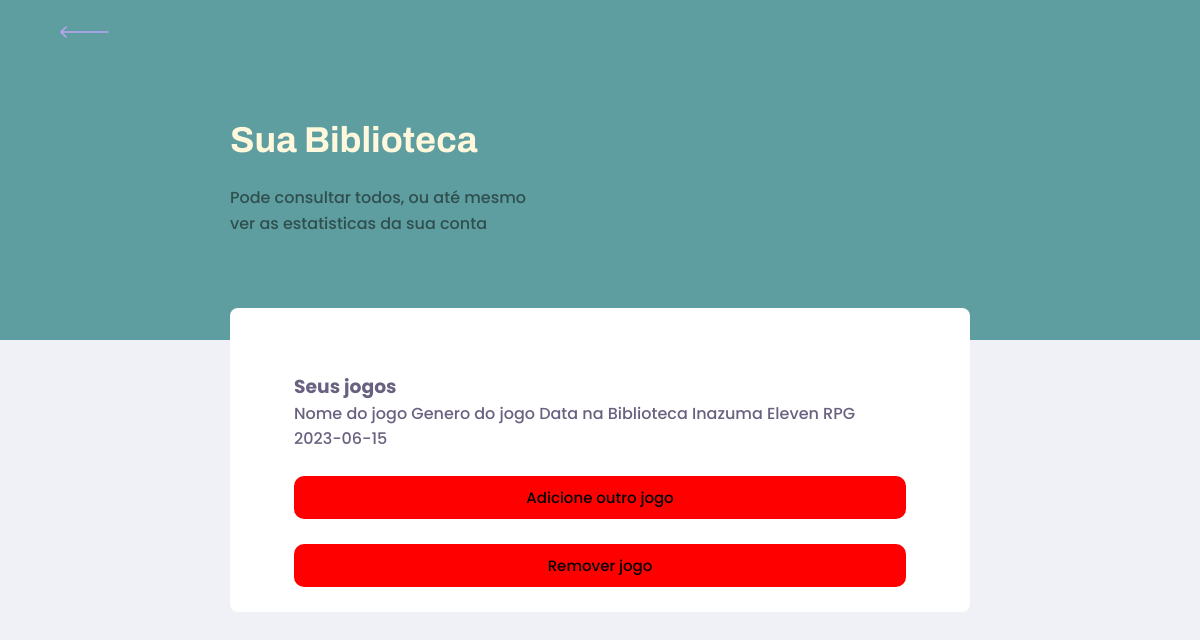
Page /gameslibrary on the committed database.
### tables this page shows
CREATE TABLE jogosdb (id INTEGER PRIMARY KEY, nome VARCHAR (60), genero VARCHAR (60), datainicio DATE);

### app.py (the view)
@app.route("/gameslibrary")
def view():
    con = sqlite3.connect("dbjogos.db")
    con.row_factory = sqlite3.Row
    cur = con.cursor()
    cur.execute("SELECT * FROM jogosdb")
    rows = cur.fetchall()
    return render_template("gameslibrary.html",rows = rows)

### templates/gameslibrary.html (shortened to what this page needs)
<!DOCTYPE html>
<html lang="pt-BR">
<head>
    <link rel="stylesheet" href="/static/css/main.css">
    <link rel="stylesheet" href="/static/css/partials/header.css">
    <link rel="stylesheet" href="/static/css/partials/gameslibrary.css">
</head>
<body id="library">
    <div id="container">
        <header class="page-header">
            <div class="top-bar-container">
                <a href="/index">
                <img src="/static/images/back.svg" alt="Voltar">
                </a>
            </div>
            <div class="header-content">
                <strong>Sua Biblioteca</strong>
                <p>Pode consultar todos, ou até mesmo ver as estatisticas da sua conta</p>
            </div>
        </header>
        <main>
            <div class="box">
                <fieldset>
                    <h3>Seus jogos</h3>
                    <thead>
                        <td>Nome do jogo</td>
                        <td>Genero do jogo</td>
                        <td>Data na Biblioteca</td>
                    </thead>
                    {% for row in rows %}
                    <tr>
                    <td>{{row["nome"]}}</td>
                    <td>{{row["genero"]}}</td>
                    <td>{{row["datainicio"]}}</td>
                    </tr>
                    {% endfor %}
                    <br><br>
                    <a href="/addgame"><button>Adicione outro jogo</button></a>
                    <br><br>
                    <a href="/deletegame"><button>Remover jogo</button></a>
                    <br><br>
                </fieldset>
            </div>
        </main>
    </div>
</body>
</html>

### static/css/main.css (style rules this page uses)
:root { --color-background: #F0F0F7; --color-text-base: #6A6180; --color-line-in-white: #E6E6F0; --color-input-background: #F8F8FC; --color-button-text: #FFFFFF; --color-box-base: #FFFFFF; --color-box-footer: #FAFAFC; --color-small-info: #C1BCCC; --color-header: cadetblue; --color-text-header: cornsilk; font-size: 60%; }
* { margin: 0; padding: 0; background-origin: border-box; }
html, body { height: 100vh; }
body { background: var(--color-background); display: flex; align-items: center; justify-content: center; }
body, input, button, textarea { font-weight: 500; font-family: Poppins; font-size: 1.6rem; color: var(--color-text-base); }
#container { width: 90vw; max-width: 700px; }
@media (min-width: 700px) { :root { font-size: 62.5%; } }
* { box-sizing: border-box; }

### static/css/partials/header.css (style rules this page uses)
.page-header { background-color:var(--color-header); display: flex; flex-direction: column; }
.page-header .top-bar-container { width: 90%; margin: 0 auto; display: flex; align-items: center; justify-content: space-between; padding: 1.6rem 0; }
.page-header .top-bar-container a { height: 3.2rem; transition: opacity 0.2s; }
.page-header .header-content { width: 90%; margin: 3.2rem auto; position: relative; }
.page-header .header-content strong { font: 700 3.6rem Archivo; line-height: 4.2rem; color:var(--color-text-header); }
.page-header .header-content p { max-width: 30rem; font-size: 1.6rem; line-height: 2.6rem; color:darkslategrey; margin-top: 2.4rem; }
@media (min-width: 700px) { .page-header { height: 340px; } }
@media (min-width: 700px) { .page-header .top-bar-container { max-width: 1100px; } }
@media (min-width: 700px) { .page-header .header-content { max-width: 740px; margin: 0 auto; flex: 1 1; padding-bottom: 48px; display: flex; flex-direction: column; justify-content: center; } }
@media (min-width: 700px) { .page-header .header-content strong { max-width: 350px; } }

### static/css/partials/gameslibrary.css (style rules this page uses)
#library #container { width: 100vw; height: 100vh; }
#library .page-header .header-content { margin-bottom: 6.4rem; }
#library main { background: var(--color-box-base); width: 100%; max-width: 74rem; border-radius: 0.8rem; margin: -3.2rem auto 3.2rem; padding-top: 6.4rem; }
#library fieldset { border: none; padding: 0 2.4rem; }
button { background-color: red; border: none; outline: none; padding: 10px; width: 100%; border-radius: 10px; color:black; font-size: 15px; cursor: pointer; }
@media (min-width: 700px) { #library #container { max-width: 100vw; } }
@media (min-width: 700px) { #library .page-header .header-content { margin-bottom: 0; } }
@media (min-width: 700px) { #library main fieldset { padding: 0 64px; } }

### rows in the picture
jogosdb: nome "Inazuma Eleven", genero "RPG", datainicio "2023-06-15"
